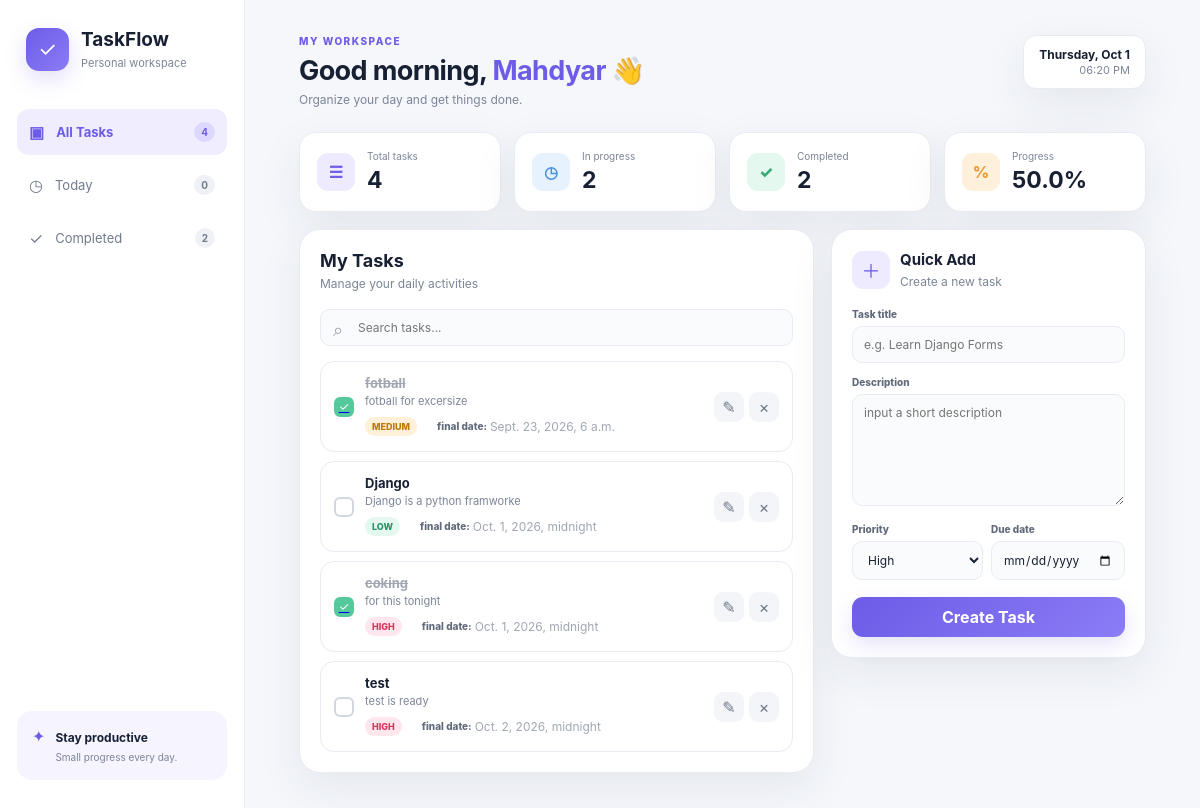
/, run on an earlier commit of the app's database.
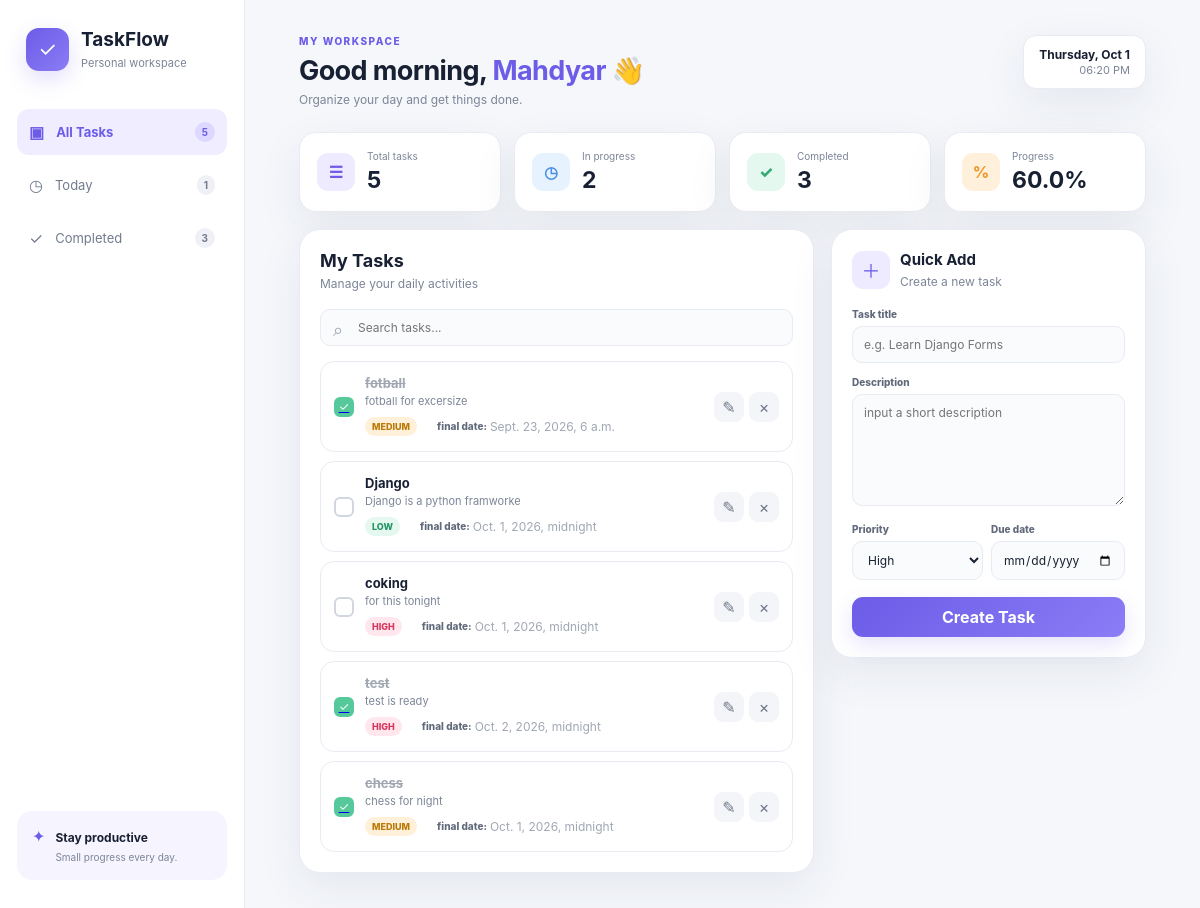
And on a later commit of the database.
### task/models.py (models this page shows, shortened)
class Task(models.Model):
    title = models.CharField(max_length=100)
    description = models.TextField()
    start_date = models.DateTimeField(default=timezone.now)
    due_date = models.DateTimeField()
    high = 1
    medium = 2
    low = 3
    priority_status  = (
        (high, 'High'),
        (medium, 'Medium'),
        (low, 'Low')
    )
    priority = models.IntegerField(choices=priority_status, default=high)
    completed = 1
    in_progress = 2
    status_choices = (
        (in_progress, 'In progress'),
        (completed, 'Completed')
    )
    state = models.IntegerField(choices=status_choices, default=in_progress)

### task/views.py (the view)
# urls.py: path('',views.indexView,name='index'),
def indexView(request):
    tasks = Task.objects.all()
    completed = Task.objects.filter(state=1)
    in_progress = Task.objects.filter(state=2)
    today = timezone.localdate()
    todays = Task.objects.filter(start_date__date=today)
    total_tasks = tasks.count()
    completed_tasks = completed.count()
    if total_tasks > 0:
        progress = round(completed_tasks / total_tasks * 100, 2)
    else:
        progress = 0
    if request.method == "POST":
        input_form = TaskForm(request.POST)
        if input_form.is_valid():
            input_form.save()
            return redirect('index')
    else:
        input_form = TaskForm()
    context = {
        'tasks': tasks,
        'completed': completed,
        'in_progress': in_progress,
        'todays': todays,
        'progress': progress,
        'input_form': input_form,
    }
    return render(request, 'task/index.html', context)

### task/forms.py
class TaskForm(forms.ModelForm):
    class Meta:
        model = Task
        fields = ('title', 'description','priority','due_date')
        widgets = {
            'title': forms.TextInput(attrs={'placeholder':'e.g. Learn Django Forms',}),
            'description': forms.Textarea(attrs={'placeholder':'input a short description ','rows':6}),
            'due_date': forms.DateInput(attrs={'type':'date'}),
        }

### task/templates/task/index.html (shortened to what the changed rows need)
{% load static %}
<!doctype html>
<html lang="en">
  <head>
    <link rel="stylesheet" href="{% static 'style/style.css' %}" />
  </head>
  <body>
    <div class="app-shell">
      <aside class="sidebar">
        <div class="brand">
          <div>
            <h2>TaskFlow</h2>
          </div>
        </div>
        <nav>
          <a class="nav-item active" href="#">
            <span>▣</span> All Tasks
            <b id="sideAll">{{ tasks.count }}</b>
          </a>
          <a class="nav-item" href="#">
            <span>◷</span> Today
            <b id="sideToday">{{ todays.count }}</b>
          </a>
          <a class="nav-item" href="#">
            <span>✓</span> Completed
            <b id="sideDone">{{ completed.count }}</b>
          </a>
        </nav>
      </aside>
      <main class="main">
        <header class="topbar">
          <div>
            <h1>Good morning, <span>Mahdyar</span> 👋</h1>
          </div>
        </header>
        <section class="stats">
          <div class="stat-card purple">
            <div>
              <span>Total tasks</span
              ><strong id="totalCount">{{ tasks.count }}</strong>
            </div>
          </div>
          <div class="stat-card green">
            <div>
              <span>Completed</span
              ><strong id="completedCount">{{ completed.count }}</strong>
            </div>
          </div>
          <div class="stat-card orange">
            <div>
              <span>Progress</span
              ><strong id="progressCount">{{ progress }}%</strong>
            </div>
          </div>
        </section>
        <section class="content-grid">
          <div class="tasks-card">
            <div class="section-head">
              <div>
                <h2>My Tasks</h2>
              </div>
            </div>
            <div class="task-list" id="taskList">
              {% for task in tasks %}
              <article
                class="task {% if task.state == 1%} completed {% endif %}"
              >
                <a href="/toggle/{{ task.id }}">
                  <button
                    class="check {% if task.state == 1%} done {% endif %}"
                    aria-label="Complete task"
                  ></button>
                </a>
                <div class="task-info">
                  <div class="task-title task-ha">{{ task.title}}</div>
                  <div class="task-desc">{{ task.description}}</div>
                  <div class="meta">
                    <span
                      class="badge {% if task.priority == 1 %} high {% elif task.priority == 2 %} medium {% elif task.priority == 3 %} low {% endif %}"
                      >{{ task.get_priority_display }}</span
                    >
                    <div class="due_date">
                      <label>final date:</label> {{ task.due_date }}
                    </div>
                  </div>
                </div>
                <div class="actions">
                  <a href="/edit/{{ task.id }}">
                    <button class="action" title="Edit" type="submit">✎</button>
                  </a>
                  <a href="/delete/{{ task.id }}">
                    <button class="action delete" title="Delete">×</button>
                  </a>
                </div>
              </article>
              {% endfor %}
            </div>
          </div>
        </section>
      </main>
    </div>
  </body>
</html>

What changed in the data, as far as the page shows it:
changed Task "coking": state 1 → 2 (drawn)
changed Task "test": state 2 → 1 (drawn)
added Task: state 1 (drawn), title "chess", description "chess for night", priority "MEDIUM", due_date "Oct. 1, 2026, midnight"
Also different on the page:
{{ tasks.count }}: "4" → "5"
{{ todays.count }}: "0" → "1"
{{ completed.count }}: "2" → "3"
{{ progress }}: "50.0" → "60.0"
